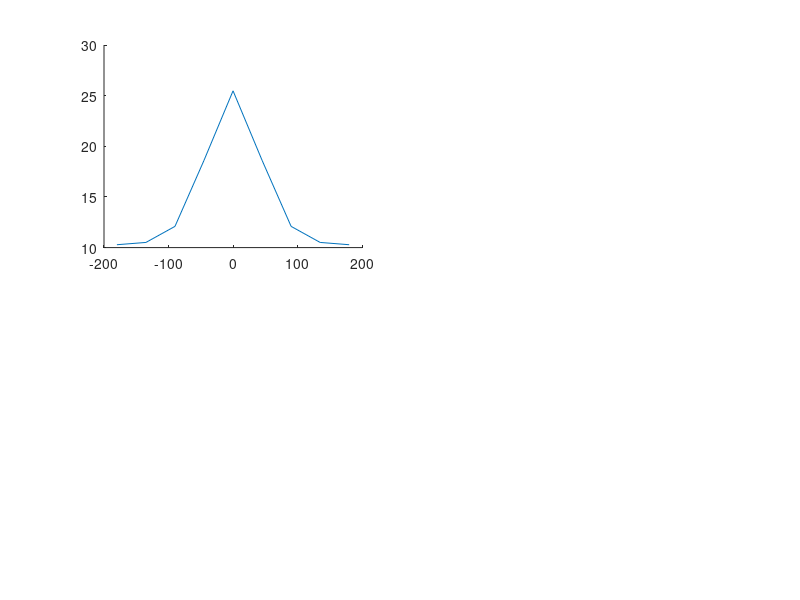

This figure's MATLAB source: (Note: this script raises an error after producing the figure.)
% test some tuning indices

% CF 2024 following 


%% simulate a tuning curve

clear
close all

% anonymous function for von Mises (circular Gaussian)
tuning_vonMises = @(b,dir) b(1) * exp(b(2)*cosd(dir-b(3))) / (2*pi*besseli(0,b(2))) + b(4);

dirAxis = -180:45:180;

ampl = 30;
conc = 2; % concentration, aka inverse width, analogous to 1/sigma^2
peak = 0;
baseline = 10;
b = [ampl conc peak baseline];
    
frMean = tuning_vonMises(b,dirAxis);
figure;
subplot(2,2,1);hold on
plot(dirAxis,frMean);


%% simulate an experiment

ntrials = 100;
dirs = randsample(dirAxis,ntrials,true)'; % stimulus direction on each trial
R = nan(size(dirs)); % response (spike rate) on each trial
for n = 1:ntrials
    
    R(n) = poissrnd(tuning_vonMises(b,dirs(n))); % poisson noise
    % OR
%     R(n) = tuning_vonMises(b,dirs(n)) + normrnd(0,sqrt(tuning_vonMises(b,dirs(n)))); % Gaussian noise with low variance
    % OR    
%     R(n) = tuning_vonMises(b,dirs(n)) + normrnd(0,8*sqrt(tuning_vonMises(b,dirs(n)))); % Gaussian noise with high variance, notice how DDI changes

    if R(n)<0; R(n)=0; end
end

% plot tuning
rMean = nan(size(dirAxis));
rSE = nan(size(dirAxis)); % standard error
rVar = nan(size(dirAxis)); % variance, for later
for n = 1:length(dirAxis)
    i = dirs==dirAxis(n); % select all trials for a given dir
    rMean(n) = nanmean(R(i));
    rVar(n) = nanstd(R(i))^2;
    rSE(n) = nanstd(R(i))/sqrt(nansum(i));
end
errorbar(dirAxis, rMean, rSE);


%% compare indices

% a typical direction selectivity index
DSI = (max(rMean)-min(rMean)) / (max(rMean)+min(rMean)) % or something like that
% Ldir = % add equation for normalized vector sum

% direction /discrimination/ index; Nguyenkim & DeAngelis 2003,
% after Prince et al. 2002; measures ability of ideal observer to
% discriminate between min and max resp dirs ('coarse' discrim)
DDI = calcDDI(dirAxis,dirs,rMean,R)

% Fisher information: measures ability of ideal observer to discriminate
% between nearby directions ('fine' discrimi); can be estimated as
% the squared slope of the tuning curve at a reference value, divided by
% the variance at that value:

% First interpolate:
dirAxInterp = -180:180;
rMeanSmoothed = interp1(dirAxis,rMean,dirAxInterp,'spline');
rVarSmoothed  = interp1(dirAxis,rVar,dirAxInterp,'spline');
subplot(2,2,2);hold on
plot(dirAxInterp,rMeanSmoothed)

% get max slope (absolute value) and variance at nearest measured value
absSlope = abs(gradient(rMeanSmoothed));
subplot(2,2,4);hold on
plot(dirAxInterp,absSlope)
FIslope = max(absSlope);
FIvar = rVarSmoothed(absSlope==max(absSlope));

% Fisher Info
FI = FIslope^2 / FIvar
% units are kinda arbitrary; if you did this for a bunch of neurons you
% could just normalize the values to a range of 0-1 so it is comparable to
% the other indices





%%

function DDI = calcDDI(dirAxis,dirs,rMean,R)
% direction discrimination index, Nguyenkim & DeAngelis 2003, after Prince
% et al. 2002; measures ability of ideal observer to discriminate between
% min and max resp dirs, i.e. takes into account response variability

    Rmax = max(rMean);
    Rmin = min(rMean);

    % sum squared error around the mean for each trial
    err = nan(size(dirs));
    for n = 1:length(dirs)
        thisMean = rMean(dirAxis==dirs(n));
        err(n) = R(n)-thisMean;
    end
    SSE = nansum(err.^2);

    N = length(R);
    M = length(dirAxis);

    DDI = (Rmax - Rmin) / (Rmax - Rmin + 2*sqrt(SSE/(N-M)));

end

